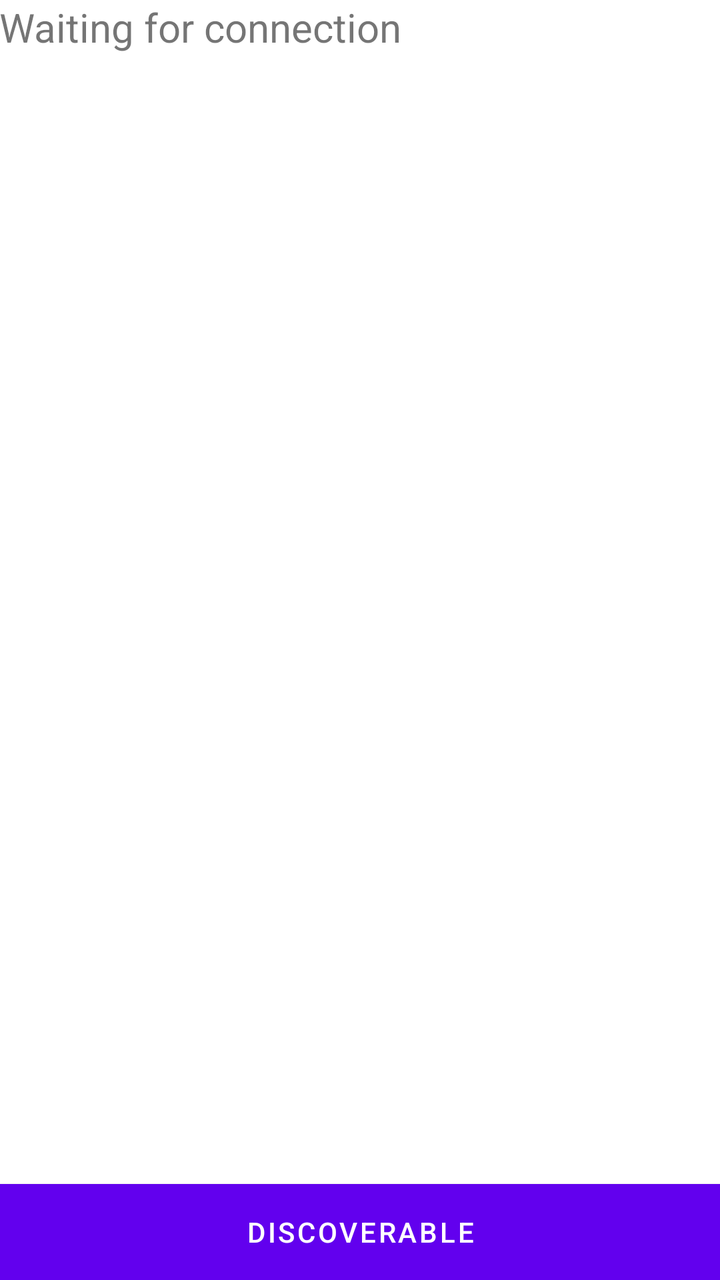
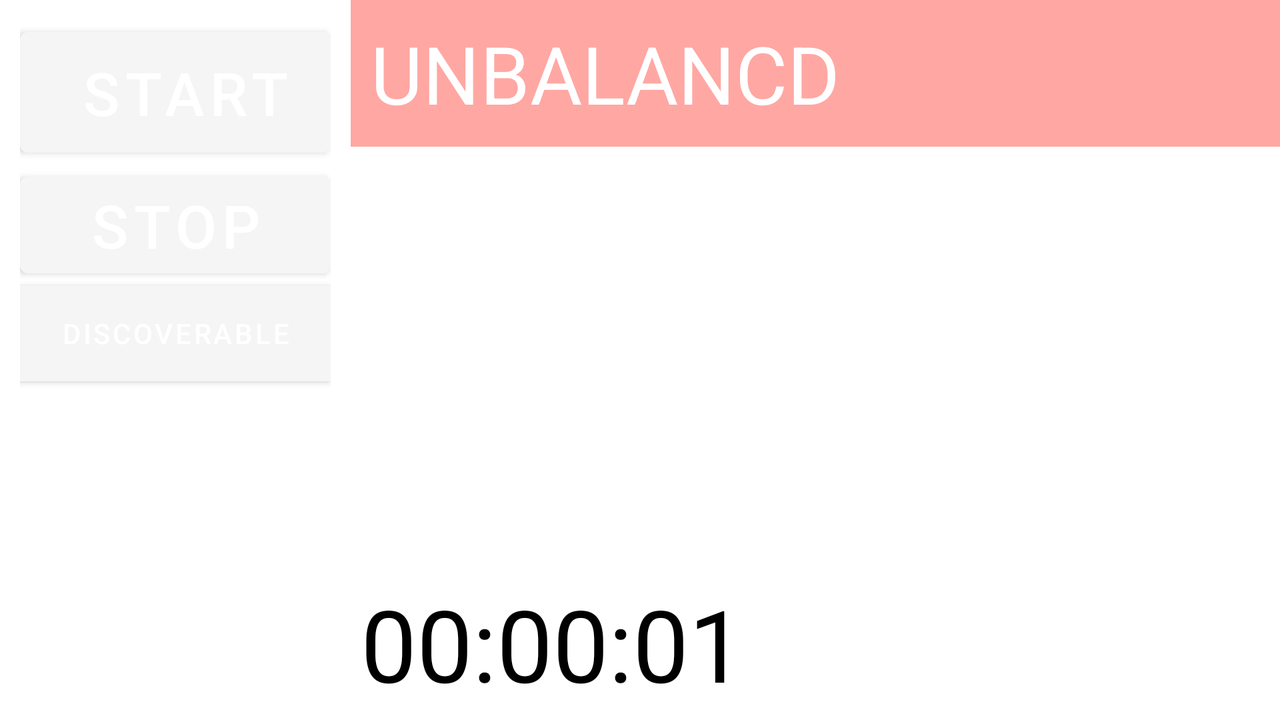

Compare how this app lays out the same screen by default and in its alternative resource folder. The renders come first, then the two layout files and the values they reference.
<!-- AndroidManifest.xml: application theme AppTheme -->
<!-- res/layout/fragment_reciever.xml -->
<RelativeLayout xmlns:android="http://schemas.android.com/apk/res/android"
    xmlns:tools="http://schemas.android.com/tools"
    android:layout_width="match_parent"
    android:layout_height="match_parent"
    android:paddingLeft="@dimen/activity_horizontal_margin"
    android:paddingRight="@dimen/activity_horizontal_margin"
    android:paddingTop="@dimen/activity_vertical_margin"
    android:paddingBottom="@dimen/activity_vertical_margin"
    tools:context="com.starboy.karav.sender.RecieverFragment">

    <TextView
        android:text="@string/wait_for_connect"
        android:layout_width="wrap_content"
        android:layout_height="wrap_content"
        android:id="@+id/waitForConnect"
        android:textIsSelectable="false"
        android:textSize="20dp" />

    <Button
        android:layout_width="fill_parent"
        android:layout_height="wrap_content"
        android:text="Discoverable"
        android:id="@+id/discover_rec"
        android:layout_weight="1"
        android:background="#ffd5662e"
        android:textColor="#FFFFFF"
        android:layout_alignParentBottom="true"
        android:layout_alignParentStart="true"
        android:layout_alignParentEnd="true" />

</RelativeLayout>
<!-- resources referenced by this layout -->
<resources>
  <string name="wait_for_connect">Waiting for connection</string>
</resources>
<!-- res/layout-land/fragment_reciever.xml (the repository's variant of the layout above) -->
<!-- drawn on the phone turned sideways -->
<?xml version="1.0" encoding="utf-8"?>
<RelativeLayout xmlns:android="http://schemas.android.com/apk/res/android"
    xmlns:tools="http://schemas.android.com/tools"
    android:layout_width="match_parent"
    android:layout_height="match_parent"
    android:theme="@style/Theme.AppCompat.Light.NoActionBar"
    tools:showIn="@layout/activity_reciever">

    <TextView
        android:layout_width="wrap_content"
        android:layout_height="wrap_content"
        android:textAppearance="?android:attr/textAppearanceLarge"
        android:text="00:00:01"
        android:id="@+id/textView"
        android:layout_alignParentBottom="true"
        android:layout_alignParentEnd="true"
        android:textSize="50dp"
        android:textIsSelectable="false"
        android:textColor="#ff000000"
        android:padding="5dp"
        android:layout_toEndOf="@+id/linearLayout2" />

    <LinearLayout
        android:orientation="vertical"
        android:layout_width="wrap_content"
        android:layout_height="match_parent"
        android:layout_alignParentStart="true"
        android:layout_alignParentTop="true"
        android:padding="10dp"
        android:id="@+id/linearLayout2">

        <Button
            android:layout_width="wrap_content"
            android:layout_height="wrap_content"
            android:text=" Start "
            android:id="@+id/button"
            android:textSize="30dp"
            android:padding="10dp"
            android:paddingStart="20dp" />

        <Button
            android:layout_width="match_parent"
            android:layout_height="wrap_content"
            android:text="Stop"
            android:id="@+id/button2"
            android:layout_gravity="center_horizontal"
            android:textSize="30dp" />

        <Button
            android:layout_width="match_parent"
            android:layout_height="wrap_content"
            android:text="Discoverable"
            android:id="@+id/discover_rec"
            android:background="#ffd5662e"
            android:textColor="#FFFFFF"
            android:layout_alignParentBottom="true"
            android:layout_alignParentStart="true"
            android:layout_alignParentEnd="true"
            android:layout_gravity="center_horizontal"
            android:textStyle="normal" />
    </LinearLayout>

    <TextView
        android:layout_width="wrap_content"
        android:layout_height="wrap_content"
        android:textAppearance="?android:attr/textAppearanceLarge"
        android:text="UNBALANCD"
        android:id="@+id/textView2"
        android:layout_alignParentEnd="true"
        android:layout_alignParentTop="true"
        android:layout_toEndOf="@+id/linearLayout2"
        android:textColor="#ffffffff"
        android:background="#ffffa7a3"
        android:padding="10dp"
        android:textSize="40sp" />
</RelativeLayout>
<!-- res/layout/activity_reciever.xml (included above) -->
<fragment xmlns:android="http://schemas.android.com/apk/res/android"
    xmlns:tools="http://schemas.android.com/tools"
    android:id="@+id/fragment"
    android:name="com.starboy.karav.sender.RecieverFragment"
    tools:layout="@layout/fragment_reciever"
    android:layout_width="match_parent"
    android:layout_height="match_parent" />
<!-- res/layout/fragment_reciever.xml (included above) -->
<RelativeLayout xmlns:android="http://schemas.android.com/apk/res/android"
    xmlns:tools="http://schemas.android.com/tools"
    android:layout_width="match_parent"
    android:layout_height="match_parent"
    android:paddingLeft="@dimen/activity_horizontal_margin"
    android:paddingRight="@dimen/activity_horizontal_margin"
    android:paddingTop="@dimen/activity_vertical_margin"
    android:paddingBottom="@dimen/activity_vertical_margin"
    tools:context="com.starboy.karav.sender.RecieverFragment">

    <TextView
        android:text="@string/wait_for_connect"
        android:layout_width="wrap_content"
        android:layout_height="wrap_content"
        android:id="@+id/waitForConnect"
        android:textIsSelectable="false"
        android:textSize="20dp" />

    <Button
        android:layout_width="fill_parent"
        android:layout_height="wrap_content"
        android:text="Discoverable"
        android:id="@+id/discover_rec"
        android:layout_weight="1"
        android:background="#ffd5662e"
        android:textColor="#FFFFFF"
        android:layout_alignParentBottom="true"
        android:layout_alignParentStart="true"
        android:layout_alignParentEnd="true" />

</RelativeLayout>
